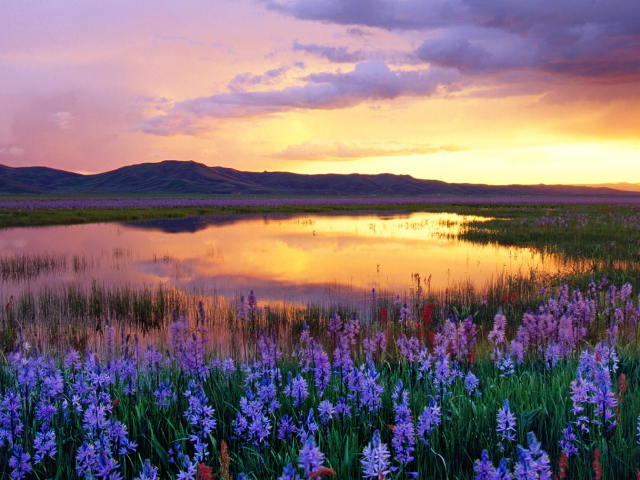
%> input picture matlabCourse/lab6/krajobraz.bmp, 640 x 480 px
$ octave zad4.m   (GNU Octave 9; MATLAB toolbox functions it lacks are replaced by stand-ins)
%> lines starting %> are read from the running program, lines starting %| are printed output that depends on the picture
Kr = imread('krajobraz.bmp');
%> Kr is the input picture: size 480x640x3 uint8; mean R, G, B 130.2, 109.5, 114.6

z=256;
while z~=1
    clear X1;
    clear map;
    [X1, map] = rgb2ind(Kr, z);
    figure, imshow(X1, map);
    z=z/2;
end
%> this loop made 8 passes
%> map on pass 8: [0.839 0.682 0.627; 0.247 0.227 0.306]
%> pass 1, `[X1, map] = rgb2ind(Kr, z);`:
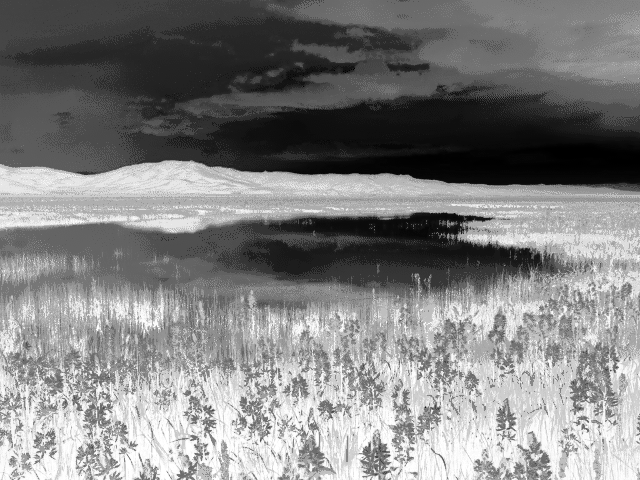
%> X1: size 480x640 uint8; min 0, max 255, mean 128.8
%> pass 2, `[X1, map] = rgb2ind(Kr, z);`:
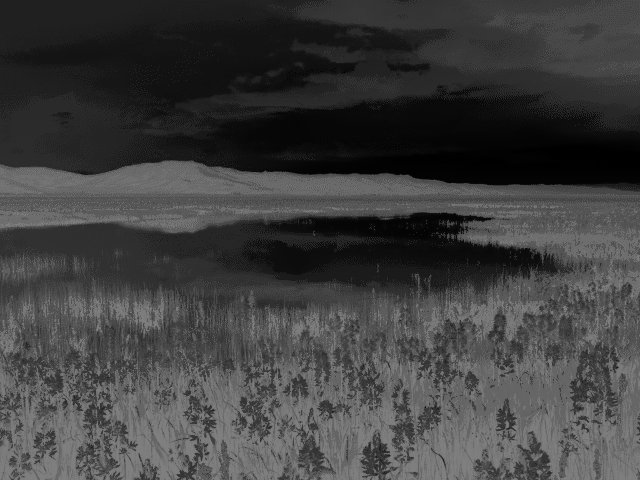
%> X1: size 480x640 uint8; min 0, max 127, mean 63.4
%> after the loop, z = 1
clear X1;
clear map;
[X1, map] = rgb2ind(Kr, 1);
%> X1: size 480x640 uint8; every value is 0
%> map = [0.51 0.431 0.451]
figure, imshow(X1, map);
%> after `imshow(X1, map)`:
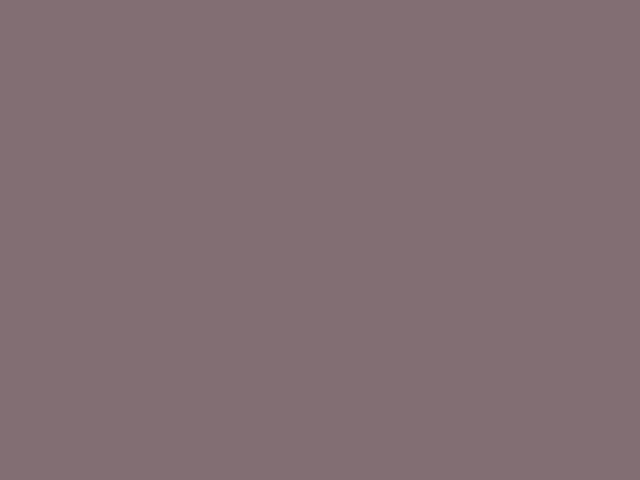
%> displayed picture: size 480x640x3, on the screen's scale of 0 to 255; mean R, G, B 130, 110, 115
